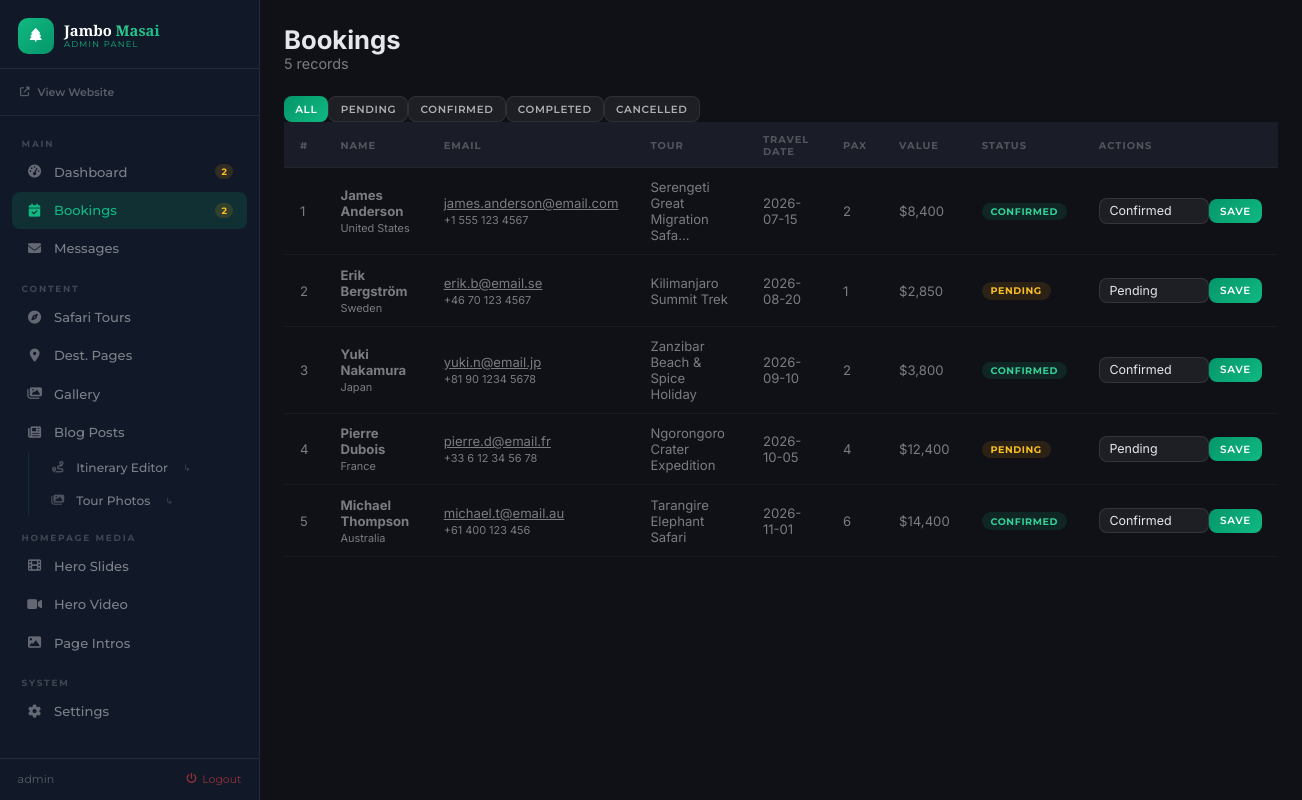
Screenshot of /admin/bookings.php (signed in) with the database file from the repository.
### tables this page shows
CREATE TABLE IF NOT EXISTS bookings (
  id               INT UNSIGNED AUTO_INCREMENT PRIMARY KEY,
  tour_id          INT UNSIGNED NOT NULL,
  first_name       VARCHAR(80)  NOT NULL,
  last_name        VARCHAR(80)  NOT NULL,
  email            VARCHAR(150) NOT NULL,
  phone            VARCHAR(30)  NOT NULL,
  country          VARCHAR(80)  NOT NULL,
  travel_date      DATE         NOT NULL,
  travelers        TINYINT      NOT NULL DEFAULT 1,
  special_requests TEXT,
  status           ENUM('pending','confirmed','completed','cancelled') NOT NULL DEFAULT 'pending',
  created_at       DATETIME     NOT NULL DEFAULT CURRENT_TIMESTAMP,
  FOREIGN KEY (tour_id) REFERENCES tours(id) ON DELETE RESTRICT
);

CREATE TABLE IF NOT EXISTS tours (
  id            INT UNSIGNED AUTO_INCREMENT PRIMARY KEY,
  name          VARCHAR(200)  NOT NULL,
  slug          VARCHAR(200)  NOT NULL UNIQUE,
  destination   VARCHAR(100)  NOT NULL,
  tour_type     VARCHAR(100)  NOT NULL,
  description   TEXT          NOT NULL,
  highlights    TEXT,
  itinerary     TEXT,
  price         DECIMAL(10,2) NOT NULL,
  duration      VARCHAR(50)   NOT NULL,
  max_travelers TINYINT       NOT NULL DEFAULT 12,
  rating        DECIMAL(2,1)  NOT NULL DEFAULT 4.8,
  review_count  SMALLINT      NOT NULL DEFAULT 0,
  image         VARCHAR(500)  NOT NULL,
  gallery       TEXT,
  featured      TINYINT(1)    NOT NULL DEFAULT 0,
  created_at    DATETIME      NOT NULL DEFAULT CURRENT_TIMESTAMP
);

### includes/security.php (called while the page is built, shortened)
<?php
function e(mixed $value): string {
    return htmlspecialchars((string)$value, ENT_QUOTES | ENT_HTML5, 'UTF-8');
}
function sanitizeInput(string $value): string {
    return trim(strip_tags($value));
}

### includes/functions.php (called while the page is built, shortened)
<?php
function formatPrice(float $price): string {
    return '$' . number_format($price, 0, '.', ',');
}
function truncate(string $text, int $length = 120): string {
    if (strlen($text) <= $length) return $text;
    return rtrim(substr($text, 0, $length)) . '...';
}

### admin/bookings.php (the view, shortened to what this page needs)
<?php
require_once '../includes/functions.php';
require_once '../includes/security.php';
$db = getDB();
$filter = sanitizeInput($_GET['status'] ?? '');
$sql  = "SELECT b.*, t.name as tour_name, t.price FROM bookings b JOIN tours t ON b.tour_id = t.id";
$params = [];
$sql .= " ORDER BY b.created_at DESC";
$stmt = $db->prepare($sql);
$stmt->execute($params);
$bookings = $stmt->fetchAll();
?>
<!DOCTYPE html>
<html lang="en">
<head>
  <link rel="stylesheet" href="https://cdnjs.cloudflare.com/ajax/libs/font-awesome/6.5.0/css/all.min.css"><link rel="stylesheet" href="<?= SITE_URL ?>/admin/assets/admin.css">
</head>
<body>
<div class="admin-layout">
  <?php include 'includes/admin_sidebar.php'; ?>
  <main class="admin-main">
    <div class="admin-header">
      <div>
        <h1 style="font-family:var(--font-heading);font-size:1.6rem;color:var(--color-brown);">Bookings</h1>
        <p style="color:var(--text-muted);font-size:.9rem;"><?= count($bookings) ?> records</p>
      </div>
    </div>
    <div style="display:flex;gap:var(--space-3);margin-bottom:var(--space-6);flex-wrap:wrap;">
      <?php foreach (['', 'pending', 'confirmed', 'completed', 'cancelled'] as $s): ?>
      <a href="bookings.php<?= $s ? '?status=' . $s : '' ?>"
         class="btn btn--sm <?= $filter === $s ? 'btn--gold' : 'btn--outline' ?>">
        <?= $s ? ucfirst($s) : 'All' ?>
      </a>
      <?php endforeach; ?>
    </div>
    <div style="overflow-x:auto;">
      <table class="data-table">
        <thead>
          <tr><th>#</th><th>Name</th><th>Email</th><th>Tour</th><th>Travel Date</th><th>Pax</th><th>Value</th><th>Status</th><th>Actions</th></tr>
        </thead>
        <tbody>
          <?php foreach ($bookings as $b): ?>
          <tr>
            <td><?= e($b['id']) ?></td>
            <td><strong><?= e($b['first_name'] . ' ' . $b['last_name']) ?></strong><br><small style="color:var(--text-muted)"><?= e($b['country']) ?></small></td>
            <td><a href="mailto:<?= e($b['email']) ?>" style="color:var(--color-gold)"><?= e($b['email']) ?></a><br><small><?= e($b['phone']) ?></small></td>
            <td><?= e(truncate($b['tour_name'], 30)) ?></td>
            <td><?= e($b['travel_date']) ?></td>
            <td><?= e($b['travelers']) ?></td>
            <td><?= formatPrice($b['price'] * $b['travelers']) ?></td>
            <td><span class="badge badge--<?= e($b['status']) ?>"><?= e($b['status']) ?></span></td>
            <td>
              <form method="POST" style="display:flex;gap:var(--space-2);align-items:center;">
                <select name="status" class="form-control" style="padding:.3rem .6rem;font-size:.78rem;min-width:110px;">
                  <?php foreach (['pending','confirmed','completed','cancelled'] as $s): ?>
                  <option value="<?= $s ?>" <?= $b['status'] === $s ? 'selected' : '' ?>><?= ucfirst($s) ?></option>
                  <?php endforeach; ?>
                </select>
                <button type="submit" class="btn btn--gold btn--sm">Save</button>
              </form>
            </td>
          </tr>
          <?php endforeach; ?>
        </tbody>
      </table>
    </div>
  </main>
</div>
</body>
</html>

### admin/assets/admin.css (style rules this page uses)
*,*::before,*::after { box-sizing:border-box;margin:0;padding:0 }
html { scroll-behavior:smooth }
body { background:#0f1117;color:#e5e7eb;font-family:'Inter','Poppins',sans-serif;overflow-x:hidden;font-size:14px }
:root { --primary:#10b981; --primary-dark:#059669; --primary-light:#34d399; --bg-page:#0f1117; --bg-card:#1a1d27; --bg-card2:#1f2333; --border:rgba(255,255,255,.08); --text:#e5e7eb; --text-muted:rgba(255,255,255,.45); --text-dim:rgba(255,255,255,.25); --sidebar-w:260px; --header-h:64px; --radius:12px; --radius-sm:8px; --radius-lg:16px; --shadow:0 4px 20px rgba(0,0,0,.4); --shadow-sm:0 2px 8px rgba(0,0,0,.3); }
.badge { display:inline-flex;align-items:center;gap:.25rem;font-family:'Montserrat',sans-serif;font-size:.6rem;font-weight:700;padding:.22rem .6rem;border-radius:999px;text-transform:uppercase;letter-spacing:.06em }
.admin-layout { display:flex;min-height:100vh }
.admin-main { flex:1;margin-left:var(--sidebar-w);min-height:100vh;padding:1.5rem;background:var(--bg-page);transition:margin-left .35s }
.admin-header { display:flex;align-items:center;justify-content:space-between;margin-bottom:1.5rem;flex-wrap:wrap;gap:1rem }
.data-table { width:100%;border-collapse:collapse;font-size:.82rem }
.data-table th { font-family:'Montserrat',sans-serif;font-size:.62rem;font-weight:700;text-transform:uppercase;letter-spacing:.1em;color:var(--text-dim);padding:.65rem 1rem;text-align:left;border-bottom:1px solid var(--border);background:var(--bg-card) }
.data-table td { padding:.7rem 1rem;border-bottom:1px solid rgba(255,255,255,.04);vertical-align:middle;color:var(--text-muted) }
.badge { display:inline-flex;font-family:'Montserrat',sans-serif;font-size:.6rem;font-weight:700;padding:.2rem .55rem;border-radius:999px;text-transform:uppercase }
.badge--pending { background:rgba(245,158,11,.12);color:#fbbf24 }
.badge--confirmed { background:rgba(16,185,129,.12);color:#34d399 }
.btn { display:inline-flex;align-items:center;gap:.4rem;font-family:'Montserrat',sans-serif;font-weight:600;font-size:.72rem;letter-spacing:.06em;text-transform:uppercase;padding:.5rem 1rem;border-radius:var(--radius-sm);border:none;cursor:pointer;text-decoration:none;transition:all .25s }
.btn--primary,.btn--gold { background:linear-gradient(135deg,#059669,#10b981);color:#fff }
.btn--outline { background:rgba(255,255,255,.06);color:rgba(255,255,255,.65);border:1px solid var(--border) }
.btn--sm { padding:.35rem .7rem;font-size:.65rem }
.form-control { width:100%;background:rgba(255,255,255,.06);border:1px solid rgba(255,255,255,.1);color:#e5e7eb;border-radius:var(--radius-sm);padding:.72rem 1rem;font-family:'Inter',sans-serif;font-size:.88rem;outline:none;transition:all .2s;-webkit-appearance:none }
select.form-control option { background:#1a1d27 }

### rows the page displays
bookings: id "1", first_name+last_name "James Anderson", country "United States", email "james.anderson@email.com", phone "+1 555 123 4567", tour.name "Serengeti Great Migration Safa...", travel_date "2026-07-15", travelers "2", formatPrice($b['price'] * $b['travelers']) "$8,400", status "CONFIRMED", status "Confirmed"
bookings: id "2", first_name+last_name "Erik Bergström", country "Sweden", email "erik.b@email.se", phone "+46 70 123 4567", tour.name "Kilimanjaro Summit Trek", travel_date "2026-08-20", travelers "1", formatPrice($b['price'] * $b['travelers']) "$2,850", status "PENDING", status "Pending"
bookings: id "3", first_name+last_name "Yuki Nakamura", country "Japan", email "yuki.n@email.jp", phone "+81 90 1234 5678", tour.name "Zanzibar Beach & Spice Holiday", travel_date "2026-09-10", travelers "2", formatPrice($b['price'] * $b['travelers']) "$3,800", status "CONFIRMED", status "Confirmed"
bookings: id "4", first_name+last_name "Pierre Dubois", country "France", email "pierre.d@email.fr", phone "+33 6 12 34 56 78", tour.name "Ngorongoro Crater Expedition", travel_date "2026-10-05", travelers "4", formatPrice($b['price'] * $b['travelers']) "$12,400", status "PENDING", status "Pending"
bookings: id "5", first_name+last_name "Michael Thompson", country "Australia", email "michael.t@email.au", phone "+61 400 123 456", tour.name "Tarangire Elephant Safari", travel_date "2026-11-01", travelers "6", formatPrice($b['price'] * $b['travelers']) "$14,400", status "CONFIRMED", status "Confirmed"

### other values shown
$n[2] "Dashboard"
$n[3] "2"
$n[2] "Bookings"
$n[2] "Messages"
$n[2] "Safari Tours"
$n[2] "Dest. Pages"
$n[2] "Gallery"
$n[2] "Blog Posts"
$sub[2] "Itinerary Editor"
$sub[2] "Tour Photos"
$n[2] "Hero Slides"
$n[2] "Hero Video"
$n[2] "Page Intros"
$_SESSION['admin_user'] "admin"
count($bookings) "5"
